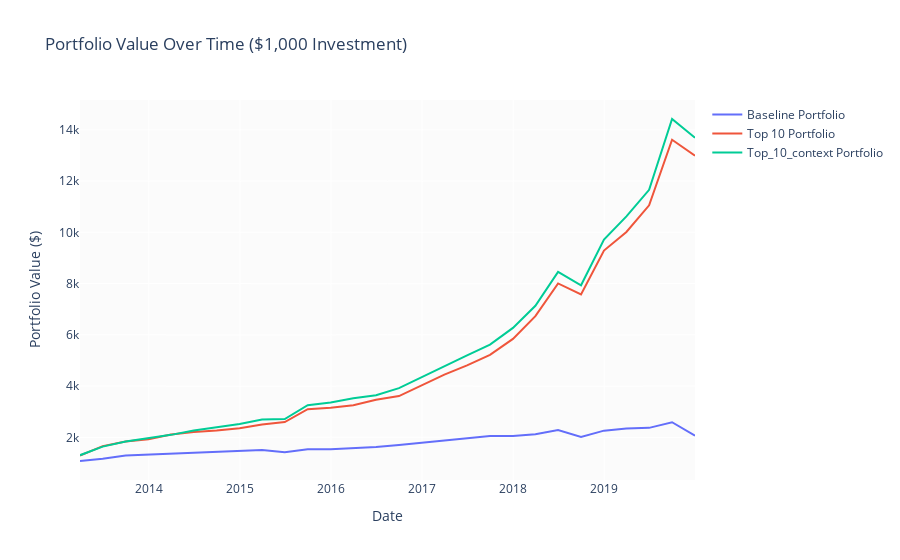

The cell this chart's notebook holds for it:
### Code cell
import plotly.graph_objects as go

# Assuming you have a dataframe 'df_avg' with columns 'datadate', 'baseline_portfolio', and 'top_10'

# Calculate the cumulative return for both portfolios
df_avg['baseline_cum_return'] = (1 + df_avg['baseline']).cumprod()
df_avg['top_10_cum_return'] = (1 + df_avg['top_10']).cumprod()
df_avg['top_10_context_cum_return'] = (1 + df_avg['top_10_context']).cumprod()
df_avg['top_10_ideal_cum_return'] = (1 + df_avg['top_10_ideal']).cumprod()

# Calculate the value over time of a $1,000 investment
initial_investment = 1000
df_avg['baseline_value'] = initial_investment * df_avg['baseline_cum_return']
df_avg['top_10_value'] = initial_investment * df_avg['top_10_cum_return']
df_avg['top_10_context_value'] = initial_investment * df_avg['top_10_context_cum_return']
df_avg['top_10_ideal_value'] = initial_investment * df_avg['top_10_ideal_cum_return']

# Create the plot
fig = go.Figure()

# Add baseline portfolio trace
fig.add_trace(go.Scatter(x=df_avg['datadate'], y=df_avg['baseline_value'],
                         mode='lines', name='Baseline Portfolio'))

# Add top_10 portfolio trace
fig.add_trace(go.Scatter(x=df_avg['datadate'], y=df_avg['top_10_value'],
                         mode='lines', name='Top 10 Portfolio'))

fig.add_trace(go.Scatter(x=df_avg['datadate'], y=df_avg['top_10_context_value'],
                         mode='lines', name='Top_10_context Portfolio'))

# Update the layout
fig.update_layout(
    title='Portfolio Value Over Time ($1,000 Investment)',
    xaxis_title='Date',
    yaxis_title='Portfolio Value ($)',
)

# Show the plot
fig.show()

### Figure 1 — Plotly figure (JSON) as saved in the notebook; plotly's stock layout.template omitted (floating-point values rounded to 4 significant figures)
{"data": [{"mode": "lines", "name": "Baseline Portfolio", "type": "scatter", "x": ["2013-03-31", "2013-06-30", "2013-09-30", "2013-12-31", "2014-03-31", "2014-06-30", "2014-09-30", "2014-12-31", "2015-03-31", "2015-06-30", "2015-09-30", "2015-12-31", "2016-03-31", "2016-06-30", "2016-09-30", "2016-12-31", "2017-03-31", "2017-06-30", "2017-09-30", "2017-12-31", "2018-03-31", "2018-06-30", "2018-09-30", "2018-12-31", "2019-03-31", "2019-06-30", "2019-09-30", "2019-12-31"], "y": [1077.0, 1166.0, 1289.0, 1328.0, 1369.0, 1399.0, 1457.0, 1477.0, 1505.0, 1419.0, 1533.0, 1532.0, 1568.0, 1626.0, 1699.0, 1787.0, 1869.0, 1959.0, 2052.0, 2049.0, 2119.0, 2285.0, 2015.0, 2262.0, 2344.0, 2370.0, 2591.0, 2065.0]}, {"mode": "lines", "name": "Top 10 Portfolio", "type": "scatter", "x": ["2013-03-31", "2013-06-30", "2013-09-30", "2013-12-31", "2014-03-31", "2014-06-30", "2014-09-30", "2014-12-31", "2015-03-31", "2015-06-30", "2015-09-30", "2015-12-31", "2016-03-31", "2016-06-30", "2016-09-30", "2016-12-31", "2017-03-31", "2017-06-30", "2017-09-30", "2017-12-31", "2018-03-31", "2018-06-30", "2018-09-30", "2018-12-31", "2019-03-31", "2019-06-30", "2019-09-30", "2019-12-31"], "y": [1291.0, 1658.0, 1840.0, 1927.0, 2109.0, 2205.0, 2265.0, 2356.0, 2500.0, 2599.0, 3099.0, 3153.0, 3251.0, 3464.0, 3612.0, 4033.0, 4449.0, 4809.0, 5222.0, 5844.0, 6729.0, 8009.0, 7576.0, 9290.0, 10020.0, 11060.0, 13610.0, 12990.0]}, {"mode": "lines", "name": "Top_10_context Portfolio", "type": "scatter", "x": ["2013-03-31", "2013-06-30", "2013-09-30", "2013-12-31", "2014-03-31", "2014-06-30", "2014-09-30", "2014-12-31", "2015-03-31", "2015-06-30", "2015-09-30", "2015-12-31", "2016-03-31", "2016-06-30", "2016-09-30", "2016-12-31", "2017-03-31", "2017-06-30", "2017-09-30", "2017-12-31", "2018-03-31", "2018-06-30", "2018-09-30", "2018-12-31", "2019-03-31", "2019-06-30", "2019-09-30", "2019-12-31"], "y": [1304.0, 1640.0, 1842.0, 1981.0, 2098.0, 2270.0, 2402.0, 2519.0, 2701.0, 2714.0, 3253.0, 3360.0, 3524.0, 3643.0, 3922.0, 4362.0, 4777.0, 5200.0, 5618.0, 6273.0, 7133.0, 8460.0, 7937.0, 9719.0, 10630.0, 11660.0, 14420.0, 13690.0]}], "layout": {"title": {"text": "Portfolio Value Over Time ($1,000 Investment)"}, "xaxis": {"title": {"text": "Date"}}, "yaxis": {"title": {"text": "Portfolio Value ($)"}}}}
